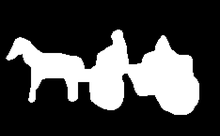
%> input picture Additional files/Matlab_Scripts/Skeleton2Graph/carriage-17.GIF, 220 x 136 px, shrunk from 468 x 290 before the run
$ octave --eval "Test1Elemento;"   (GNU Octave 9; MATLAB toolbox functions it lacks are replaced by stand-ins)
%> lines starting %> are read from the running program, lines starting %| are printed output that depends on the picture; in (x1, y1, x2, y2) boxes, pixels count from 0 and x2, y2 are one past the last pixel; in counts of white or black regions, pixels touching at a corner belong together; the program's own positions count from 1
### Additional files/Matlab_Scripts/Skeleton2Graph/div_skeleton_new.m
% [19 lines of commented-out code are left out]


function [bw,I0,x,y,x1,y1,aa,bb]=div_skeleton_new(ro,T1,I0,no_vertice)
%Output: bw is skeleton image, I0 is original image
%        [x,y] is DCE verices, and [x1,y1] is skeleton endpoints
%        [aa,bb] is the original contour
%input : ro is always set as 4, and
%T1 is the parameter for evaluating the intersection, it is distance in pixels
%I0 is the input binary image,
%no_vertice is the number of vertices of the polygon similified by DCE.


if max(max(I0))>1;
I0=im2bw(I0);
end
%I0=1-I0;%add
%[aa,bb,I5]=GetContour(I0);
 [aa,bb,I5]=GetContour1(I0);

%[aa,bb]=TraceContour(I1)

%I2=im2bw(I1,0.5);
I3=bwperim(I0);

[s,value]=evolution([aa',bb'],no_vertice);
a=s(:,1);
b=s(:,2);
NO=length(a);


    [convex_temp,concave_temp]=FindConvex(a,b,NO);
     convex=zeros(1,NO);
     convex(convex_temp)=1;

   m=length(a);
    for i=1:m;
        intersect(i)=Intersecto(a,b,i,concave_temp,T1);
    end
    final=convex-intersect;
    remain=find(final==1);
    NONO=length(remain);
    aaa=a(remain); bbb=b(remain);

mark=Curvediv1(aa,bb,aaa,bbb,NONO,I3);
[p,q]=find(mark~=0);
u=length(p);
for i=1:u;
    mark(p(i),q(i))=mark(p(i),q(i))+1;
end
mark=MarkOther(mark, I3, I5);
bw=SkeletonGrow1(I0,ro,mark);
x=a;
x(NO+1)=a(1);
y=b;
y(NO+1)=b(1);
x1=aaa;
y1=bbb;

### Additional files/Matlab_Scripts/Skeleton2Graph/Test1Elemento.m
%%/////////////////////////////////////////////////////
%	Andoni Beristain Iraola. PhD. Student. 2009
%  Computer Intelligence Group (GIC). University of The Basque Country UPV/EHU.
%	beristainandoni@yahoo.es
%%/////////////////////////////////////////////////////

%% Initialize environment
function Test1Elemento()
clear;
close all;
clc;

%% Load sample image
% user_entry = input('Enter binary image path as a string to obtain skeleton graph:\n');
user_entry = 'carriage-17.GIF';

Imagen=imread(user_entry);
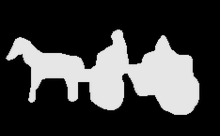
%> Imagen: size 136x220 uint8; min 0, max 230, mean 60.8
ManoB = im2bw(Imagen);
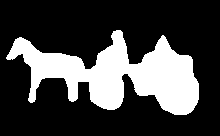
%> ManoB: size 136x220 logical; 26.3% white; 1 white region, box (x1, y1, x2, y2) and area: (6, 30, 199, 115) 7868

figure;imshow(ManoB);

ft=zeros(size(ManoB));% feature transform (normalized [0..255])
dt=zeros(size(ManoB));% Distance transform (normalized [0..255])
skel=zeros(size(ManoB));% image skeleton
dtCrudo=zeros(size(ManoB));%Real Distance Transform

%% Compute distance transform (dist), feature transform (lab) and skeleton
%% (skel)

xTam=size(ManoB ,1);
%> xTam = 136
yTam=size(ManoB ,2);
%> yTam = 220

%The skeletonization procedure requires the image to have a background
%contour
ManoB(1:3,:)=0;
ManoB(:,1:3)=0;
ManoB(xTam-3:xTam,:)=0;
ManoB(:,yTam-3:yTam)=0;


ManoBNegativo=1-ManoB;

[dtTmp,ftTmp] = bwdist(ManoBNegativo);
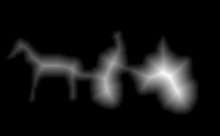
%> dtTmp: size 136x220 single; min 0, max 24.17, mean 1.9; drawn with min black and max white
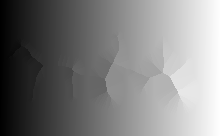
%> ftTmp: size 136x220 uint32; min 1, max 29920, mean 14959.9; drawn with min black and max white

dtCrudo=dtTmp;

dt=round(dtTmp);

maxFtTmp=max(max(ftTmp));
%> maxFtTmp = 29920
ftF=ftTmp/maxFtTmp;
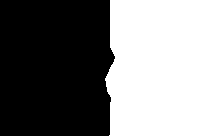
%> ftF: size 136x220 uint32; values 0 (black) and 1 (white), 50.1% white; 1 black region, box (x1, y1, x2, y2) and area: (0, 0, 115, 136) 14941
ftF=ftF*255;
ftF=round(ftTmp);% Normalization of feature transform [0..255].


% [19 lines of commented-out code are left out]

[skel,IO,x,y,x1,y1,aa,bb]=div_skeleton_new(4,1,ManoBNegativo,15);
%> the run ends on the next line
skel=im2bw(skel);

figure;imshow(skel);

%% Obtain graph from skeleton
nuevoBin=skel;

% [14 lines of commented-out code are left out]

[lNod,MatAdya,numNod]=skel2Graph(nuevoBin);

%% Show skeleton graph
xy=zeros(numNod,2);
for nF=1:numNod
    xy(nF,1)=lNod.n(nF).x;
    xy(nF,2)=lNod.n(nF).y;
end

figure;
%subplot(1,2,1);
gplot(MatAdya,xy,'-o');

for n=1:numNod
    text(lNod.n(n).x,lNod.n(n).y,int2str(n));
end

end
